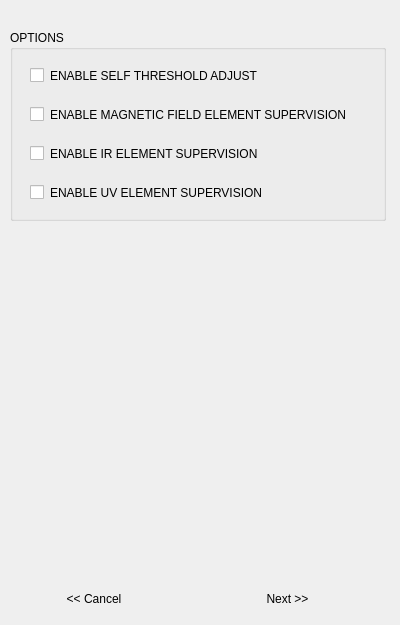
        <widget class="QWidget" name="page_6">
         <widget class="QLabel" name="label_8">
          <property name="geometry">
           <rect>
            <x>10</x>
            <y>20</y>
            <width>381</width>
            <height>131</height>
           </rect>
          </property>
          <property name="text">
           <string>&lt;html&gt;&lt;head/&gt;&lt;body&gt;&lt;p&gt;&lt;br/&gt;&lt;/p&gt;&lt;/body&gt;&lt;/html&gt;</string>
          </property>
          <property name="textFormat">
           <enum>Qt::RichText</enum>
          </property>
          <property name="scaledContents">
           <bool>true</bool>
          </property>
          <property name="wordWrap">
           <bool>true</bool>
          </property>
         </widget>
         <widget class="QGroupBox" name="groupBox_11">
          <property name="geometry">
           <rect>
            <x>10</x>
            <y>30</y>
            <width>376</width>
            <height>191</height>
           </rect>
          </property>
          <property name="sizePolicy">
           <sizepolicy hsizetype="Preferred" vsizetype="Preferred">
            <horstretch>0</horstretch>
            <verstretch>0</verstretch>
           </sizepolicy>
          </property>
          <property name="minimumSize">
           <size>
            <width>361</width>
            <height>100</height>
           </size>
          </property>
          <property name="maximumSize">
           <size>
            <width>16777215</width>
            <height>16777215</height>
           </size>
          </property>
          <property name="title">
           <string>OPTIONS</string>
          </property>
          <layout class="QGridLayout" name="gridLayout_12">
           <item row="1" column="0">
            <layout class="QHBoxLayout" name="horizontalLayout_18">
             <item>
              <widget class="QCheckBox" name="cb_config_sv_mfield">
               <property name="sizePolicy">
                <sizepolicy hsizetype="Preferred" vsizetype="Preferred">
                 <horstretch>0</horstretch>
                 <verstretch>0</verstretch>
                </sizepolicy>
               </property>
               <property name="styleSheet">
                <string notr="true"> QCheckBox{
     background: qlineargradient(x1: 0, y1: 0, x2: 0, y2: 1,
                                 stop: 0 #D3D3D3, stop: 0.4 #7E7E7E,
                                 stop: 0.5 #7E7E7E, stop: 1.0 #7E7E7E);
     
/*     border: 1px solid #C4C4C3;
 border-top: 1px solid #C2C7CB;*/
   /*  border-bottom-color: #C2C7CB;*/
     border-top-left-radius: 10px;
     border-top-right-radius: 4px;
     min-width: 8ex;
     padding: 8px;

}

</string>
               </property>
               <property name="text">
                <string>ENABLE MAGNETIC FIELD ELEMENT SUPERVISION</string>
               </property>
              </widget>
             </item>
            </layout>
           </item>
           <item row="0" column="0">
            <layout class="QHBoxLayout" name="horizontalLayout_17">
             <item>
              <widget class="QCheckBox" name="cb_config_threshold_adjust">
               <property name="sizePolicy">
                <sizepolicy hsizetype="Preferred" vsizetype="Preferred">
                 <horstretch>0</horstretch>
                 <verstretch>0</verstretch>
                </sizepolicy>
               </property>
               <property name="styleSheet">
                <string notr="true"> QCheckBox{
     background: qlineargradient(x1: 0, y1: 0, x2: 0, y2: 1,
                                 stop: 0 #D3D3D3, stop: 0.4 #7E7E7E,
                                 stop: 0.5 #7E7E7E, stop: 1.0 #7E7E7E);
     
/*     border: 1px solid #C4C4C3;
 border-top: 1px solid #C2C7CB;*/
   /*  border-bottom-color: #C2C7CB;*/
     border-top-left-radius: 10px;
     border-top-right-radius: 4px;
     min-width: 8ex;
     padding: 8px;

}


</string>
               </property>
               <property name="text">
                <string>ENABLE SELF THRESHOLD ADJUST </string>
               </property>
              </widget>
             </item>
            </layout>
           </item>
           <item row="3" column="0">
            <layout class="QHBoxLayout" name="horizontalLayout_19">
             <item>
              <widget class="QCheckBox" name="cb_config_sv_uv">
               <property name="sizePolicy">
                <sizepolicy hsizetype="Preferred" vsizetype="Preferred">
                 <horstretch>0</horstretch>
                 <verstretch>0</verstretch>
                </sizepolicy>
               </property>
               <property name="styleSheet">
                <string notr="true"> QCheckBox{
     background: qlineargradient(x1: 0, y1: 0, x2: 0, y2: 1,
                                 stop: 0 #D3D3D3, stop: 0.4 #7E7E7E,
                                 stop: 0.5 #7E7E7E, stop: 1.0 #7E7E7E);
     
/*     border: 1px solid #C4C4C3;
 border-top: 1px solid #C2C7CB;*/
   /*  border-bottom-color: #C2C7CB;*/
     border-top-left-radius: 10px;
     border-top-right-radius: 4px;
     min-width: 8ex;
     padding: 8px;

}


</string>
               </property>
               <property name="text">
                <string>ENABLE UV ELEMENT SUPERVISION</string>
               </property>
              </widget>
             </item>
            </layout>
           </item>
           <item row="2" column="0">
            <widget class="QCheckBox" name="cb_config_sv_ir">
             <property name="sizePolicy">
              <sizepolicy hsizetype="Preferred" vsizetype="Preferred">
               <horstretch>0</horstretch>
               <verstretch>0</verstretch>
              </sizepolicy>
             </property>
             <property name="styleSheet">
              <string notr="true"> QCheckBox{
     background: qlineargradient(x1: 0, y1: 0, x2: 0, y2: 1,
                                 stop: 0 #D3D3D3, stop: 0.4 #7E7E7E,
                                 stop: 0.5 #7E7E7E, stop: 1.0 #7E7E7E);
     
/*     border: 1px solid #C4C4C3;
 border-top: 1px solid #C2C7CB;*/
   /*  border-bottom-color: #C2C7CB;*/
     border-top-left-radius: 10px;
     border-top-right-radius: 4px;
     min-width: 8ex;
     padding: 8px;

}


</string>
             </property>
             <property name="text">
              <string>ENABLE IR ELEMENT SUPERVISION</string>
             </property>
            </widget>
           </item>
          </layout>
          <zorder></zorder>
          <zorder></zorder>
          <zorder></zorder>
          <zorder>cb_config_sv_ir</zorder>
         </widget>
         <widget class="QWidget" name="layoutWidget_5">
          <property name="geometry">
           <rect>
            <x>0</x>
            <y>580</y>
            <width>381</width>
            <height>36</height>
           </rect>
          </property>
          <layout class="QHBoxLayout" name="horizontalLayout_27">
           <item>
            <widget class="QPushButton" name="btn_cancel_options">
             <property name="styleSheet">
              <string notr="true"> QPushButton{
     background: qlineargradient(x1: 0, y1: 0, x2: 0, y2: 1,
                                 stop: 0 #D3D3D3, stop: 0.4 #7E7E7E,
                                 stop: 0.5 #7E7E7E, stop: 1.0 #7E7E7E);
     
/*     border: 1px solid #C4C4C3;
 border-top: 1px solid #C2C7CB;*/
   /*  border-bottom-color: #C2C7CB;*/
     border-top-left-radius: 10px;
     border-top-right-radius: 4px;
     min-width: 8ex;
     padding: 8px;

}


  QPushButton:hover {
background: qlineargradient(x1: 0, y1: 0, x2: 0, y2: 1,
                                 stop: 0 #7E7E7E, stop: 0.4 #DDDDDD,
                                 stop: 0.5 #D8D8D8, stop: 1.0 #D3D3D3);
 }

  QPushButton:selected {
     border-color: #9B9B9B;
   /*  border-bottom-color: #C2C7CB;*/ /* same as pane color */
 }

 QPushButton:!selected {
     margin-top: 2px; /* make non-selected tabs look smaller */
 }</string>
             </property>
             <property name="text">
              <string>&lt;&lt; Cancel</string>
             </property>
            </widget>
           </item>
           <item>
            <widget class="QPushButton" name="btn_save_options">
             <property name="styleSheet">
              <string notr="true"> QPushButton{
     background: qlineargradient(x1: 0, y1: 0, x2: 0, y2: 1,
                                 stop: 0 #D3D3D3, stop: 0.4 #7E7E7E,
                                 stop: 0.5 #7E7E7E, stop: 1.0 #7E7E7E);
     
/*     border: 1px solid #C4C4C3;
 border-top: 1px solid #C2C7CB;*/
   /*  border-bottom-color: #C2C7CB;*/
     border-top-left-radius: 4px;
     border-top-right-radius: 10px;
     min-width: 8ex;
     padding: 8px;

}


  QPushButton:hover {
background: qlineargradient(x1: 0, y1: 0, x2: 0, y2: 1,
                                 stop: 0 #7E7E7E, stop: 0.4 #DDDDDD,
                                 stop: 0.5 #D8D8D8, stop: 1.0 #D3D3D3);
 }

  QPushButton:selected {
     border-color: #9B9B9B;
   /*  border-bottom-color: #C2C7CB;*/ /* same as pane color */
 }

 QPushButton:!selected {
     margin-top: 2px; /* make non-selected tabs look smaller */
 }</string>
             </property>
             <property name="text">
              <string>Next &gt;&gt;</string>
             </property>
            </widget>
           </item>
          </layout>
         </widget>
        </widget>
